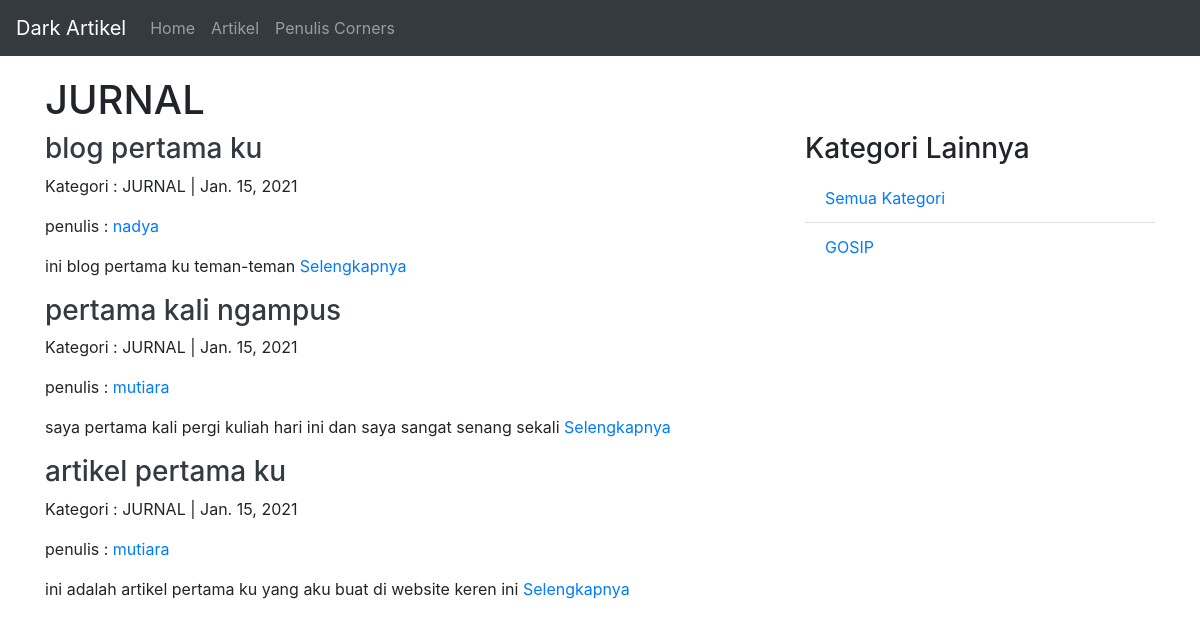
The page /artikel/kategori/JURNAL/1/ on the database its author committed.
### artikel/models.py (models this page shows, shortened)
class Artikel(models.Model):
    judul = models.CharField(max_length=200,null=True)
    isi = models.TextField(null=True)
    KATEGORI_TYPE = (
        ('JURNAL','Jurnal'),
        ('GOSIP','Gosip'),
        ('TRAVELING','Traveling'),
    )
    kategori = models.CharField(null=True, blank=True, choices=KATEGORI_TYPE,max_length=200)
    penulis = models.ForeignKey(Penulis,null=True,on_delete=models.SET_NULL)
    slug = models.SlugField(blank=True, editable=False)
    published = models.DateTimeField(auto_now_add=True, null=True)
    updated = models.DateTimeField(auto_now=True, null=True)

### penulis/models.py (models this page shows)
class Penulis(models.Model):
    user = models.OneToOneField(User,null=True,blank=True,on_delete=models.CASCADE)
    nama = models.CharField(max_length=200, null=True)
    phone = models.CharField(max_length=20,null=True)
    email = models.CharField(max_length=200,null=True)
    profile_pic = models.ImageField(default = 'profile1.png', null = True, blank = True)
    date_created = models.DateTimeField(auto_now_add=True,null=True)
    def __str__(self):
        return "{}".format(self.nama)

### artikel/views.py (the view)
# urls.py: re_path(r'^artikel/kategori/(?P<kategori>[\w]+)/(?P<page>\d+)/$',ArtikelKategoriListView.as_view(),name="kategori-list"),
class ArtikelKategoriListView(ListView):
    model = Artikel
    template_name = 'artikel/artikel_kategori_list.html'
    context_object_name = 'artikel'
    ordering = ['-published']
    paginate_by = 3
    def get_queryset(self):
        self.queryset = self.model.objects.filter(kategori = self.kwargs['kategori'])
        return super().get_queryset()
    def get_context_data(self,*args, **kwargs):
        kategoriList = self.model.objects.values_list('kategori',flat=True).distinct().exclude(kategori=self.kwargs['kategori'])
        data_context = {
            'page_title':self.kwargs['kategori'],
            'kategorilist':kategoriList,
        }
        self.kwargs.update(data_context)
        kwargs = self.kwargs
        return super().get_context_data(*args, **kwargs)

### artikel/templates/artikel/artikel_kategori_list.html (shortened to what this page needs)
{% extends 'base.html' %}
{% block content %}
    <h1>{{page_title}}</h1>
    <div class="row">
        <div class="col-md-8">
            {% for dataartikel in artikel %}
                <h3><a class="text-dark" href="{% url 'artikel:detail' dataartikel.slug %}">{{dataartikel.judul}}</a></h3>
                <p>Kategori : {{dataartikel.kategori}} | {{dataartikel.published|date}}</p>
                <p>penulis : <a href="{% url 'artikel:profile_penulis' dataartikel.penulis.id %}">{{dataartikel.penulis}}</a></p>
                <p>{{dataartikel.isi|truncatewords:20}} <a href="{% url 'artikel:detail' dataartikel.slug %}">Selengkapnya</a></p>
            {% endfor %}
        </div>
        <div class="col-sm">
            <h3>Kategori Lainnya</h3>
            <ul class="list-group list-group-flush">
                <li class="list-group-item">
                    <a href="{% url 'artikel:home' 1 %}">Semua Kategori</a>
                </li>
                {% for datakategori in kategorilist %}
                    <li class="list-group-item">
                        <a href="{% url 'artikel:kategori-list' datakategori 1 %}">{{datakategori}}</a>
                    </li>
                {% endfor %}
            </ul>
        </div>
    </div>
{% endblock content %}

### rows shown on the page
Artikel: judul "blog pertama ku", kategori "JURNAL", published "Jan. 15, 2021", penulis "nadya", isi "ini blog pertama ku teman-teman"
Artikel: judul "pertama kali ngampus", kategori "JURNAL", published "Jan. 15, 2021", penulis "mutiara", isi "saya pertama kali pergi kuliah hari ini dan saya sangat senang sekali"
Artikel: judul "artikel pertama ku", kategori "JURNAL", published "Jan. 15, 2021", penulis "mutiara", isi "ini adalah artikel pertama ku yang aku buat di website keren ini"

### other values the page prints
{{ page_title }} "JURNAL"
{{ datakategori }} "GOSIP"
